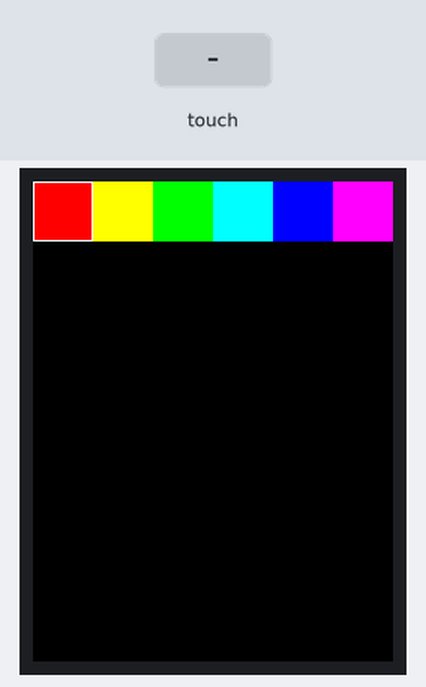
The program below on a simulated ESP32-S3. Shown: 240×320 colour display. Inputs (shaded band) come from the test bench. What the program prints to the serial monitor is not drawn.

Above: at 1.4 s.
1.5 s: touch panel pressed at 13 % / 30 % of its raw x / y range
3.0 s: touch panel pressed at 38 % / 10 % of its raw x / y range
At 3.4 s:
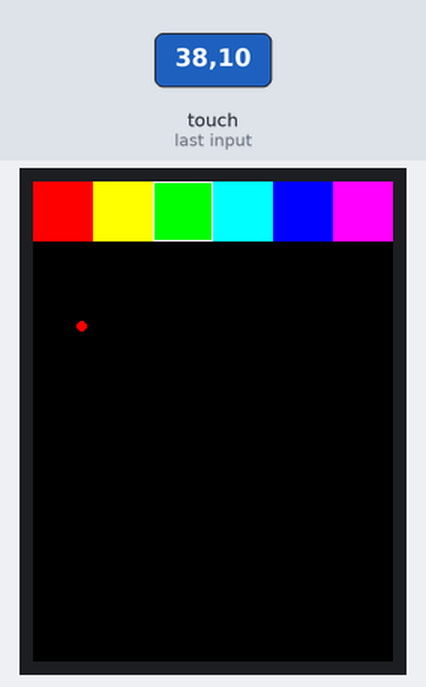
4.5 s: touch panel pressed at 38 % / 30 % of its raw x / y range
Timing chart, 0 to 7.5 s (numbered marks = the images above; inputs shaded):
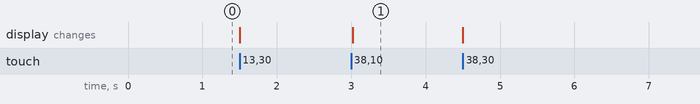

The program:

main.cpp
```cpp
#include <Arduino.h>
#include <SPI.h>
#include <Wire.h>
#include <Adafruit_GFX.h>
#include <Adafruit_ILI9341.h>
#include <Adafruit_FT6206.h>

// TFT pins
#define TFT_DC 2
#define TFT_CS 15

// UI settings
#define BOXSIZE 40
#define PENRADIUS 3

Adafruit_ILI9341 tft(TFT_CS, TFT_DC);
Adafruit_FT6206 ctp;

int oldcolor, currentcolor;

void setup() {
  Serial.begin(115200);
  Serial.println("Cap Touch Paint!");

  // I2C for FT6206
  Wire.setPins(10, 8);
  Wire.begin();

  tft.begin();

  if (!ctp.begin(40)) {
    Serial.println("Couldn't start FT6206 touchscreen controller");
    while (1);
  }

  Serial.println("Capacitive touchscreen started");

  tft.fillScreen(ILI9341_BLACK);

  // Color palette
  tft.fillRect(0, 0, BOXSIZE, BOXSIZE, ILI9341_RED);
  tft.fillRect(BOXSIZE, 0, BOXSIZE, BOXSIZE, ILI9341_YELLOW);
  tft.fillRect(BOXSIZE * 2, 0, BOXSIZE, BOXSIZE, ILI9341_GREEN);
  tft.fillRect(BOXSIZE * 3, 0, BOXSIZE, BOXSIZE, ILI9341_CYAN);
  tft.fillRect(BOXSIZE * 4, 0, BOXSIZE, BOXSIZE, ILI9341_BLUE);
  tft.fillRect(BOXSIZE * 5, 0, BOXSIZE, BOXSIZE, ILI9341_MAGENTA);

  // Default color = RED
  tft.drawRect(0, 0, BOXSIZE, BOXSIZE, ILI9341_WHITE);
  currentcolor = ILI9341_RED;
}

void loop() {
  if (!ctp.touched()) return;

  TS_Point p = ctp.getPoint();

  // Map touch to screen coordinates
  p.x = map(p.x, 0, 240, 240, 0);
  p.y = map(p.y, 0, 320, 320, 0);

  // Clean structured serial output
  Serial.print("(");
  Serial.print(p.x);
  Serial.print(", ");
  Serial.print(p.y);
  Serial.println(")");

  // Color selection area
  if (p.y < BOXSIZE) {
    oldcolor = currentcolor;

    if (p.x < BOXSIZE) currentcolor = ILI9341_RED;
    else if (p.x < BOXSIZE * 2) currentcolor = ILI9341_YELLOW;
    else if (p.x < BOXSIZE * 3) currentcolor = ILI9341_GREEN;
    else if (p.x < BOXSIZE * 4) currentcolor = ILI9341_CYAN;
    else if (p.x < BOXSIZE * 5) currentcolor = ILI9341_BLUE;
    else currentcolor = ILI9341_MAGENTA;

    if (oldcolor != currentcolor) {
      // Redraw palette
      tft.fillRect(0, 0, BOXSIZE * 6, BOXSIZE, ILI9341_BLACK);
      tft.fillRect(0, 0, BOXSIZE, BOXSIZE, ILI9341_RED);
      tft.fillRect(BOXSIZE, 0, BOXSIZE, BOXSIZE, ILI9341_YELLOW);
      tft.fillRect(BOXSIZE * 2, 0, BOXSIZE, BOXSIZE, ILI9341_GREEN);
      tft.fillRect(BOXSIZE * 3, 0, BOXSIZE, BOXSIZE, ILI9341_CYAN);
      tft.fillRect(BOXSIZE * 4, 0, BOXSIZE, BOXSIZE, ILI9341_BLUE);
      tft.fillRect(BOXSIZE * 5, 0, BOXSIZE, BOXSIZE, ILI9341_MAGENTA);

      int index = p.x / BOXSIZE;
      tft.drawRect(index * BOXSIZE, 0, BOXSIZE, BOXSIZE, ILI9341_WHITE);
    }
  }

  // Draw area
  if (p.y > BOXSIZE && p.y < tft.height()) {
    tft.fillCircle(p.x, p.y, PENRADIUS, currentcolor);
  }

  // Prevent serial flooding
  delay(50);
}
```

Measured:
- after the input at 3.0 s, the display: changes at once (image 1)
